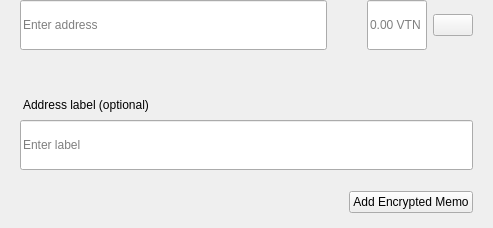
<?xml version="1.0" encoding="UTF-8"?>
<ui version="4.0">
 <class>SendMultiRow</class>
 <widget class="QWidget" name="SendMultiRow">
  <property name="geometry">
   <rect>
    <x>0</x>
    <y>0</y>
    <width>493</width>
    <height>228</height>
   </rect>
  </property>
  <property name="minimumSize">
   <size>
    <width>0</width>
    <height>0</height>
   </size>
  </property>
  <property name="maximumSize">
   <size>
    <width>16777215</width>
    <height>16777215</height>
   </size>
  </property>
  <property name="windowTitle">
   <string>Form</string>
  </property>
  <layout class="QVBoxLayout" name="verticalLayout_3">
   <property name="spacing">
    <number>0</number>
   </property>
   <property name="leftMargin">
    <number>0</number>
   </property>
   <property name="topMargin">
    <number>0</number>
   </property>
   <property name="rightMargin">
    <number>20</number>
   </property>
   <property name="bottomMargin">
    <number>5</number>
   </property>
   <item alignment="Qt::AlignTop">
    <widget class="QWidget" name="widget" native="true">
     <property name="sizePolicy">
      <sizepolicy hsizetype="Expanding" vsizetype="Maximum">
       <horstretch>0</horstretch>
       <verstretch>0</verstretch>
      </sizepolicy>
     </property>
     <property name="minimumSize">
      <size>
       <width>0</width>
       <height>60</height>
      </size>
     </property>
     <property name="maximumSize">
      <size>
       <width>16777215</width>
       <height>85</height>
      </size>
     </property>
     <layout class="QHBoxLayout" name="horizontalLayout" stretch="6,0,2">
      <property name="spacing">
       <number>0</number>
      </property>
      <property name="leftMargin">
       <number>8</number>
      </property>
      <property name="topMargin">
       <number>0</number>
      </property>
      <property name="rightMargin">
       <number>0</number>
      </property>
      <property name="bottomMargin">
       <number>0</number>
      </property>
      <item alignment="Qt::AlignTop">
       <widget class="QStackedWidget" name="stackedAddress">
        <property name="minimumSize">
         <size>
          <width>0</width>
          <height>50</height>
         </size>
        </property>
        <property name="maximumSize">
         <size>
          <width>16777215</width>
          <height>50</height>
         </size>
        </property>
        <widget class="QWidget" name="page_4">
         <property name="sizePolicy">
          <sizepolicy hsizetype="Expanding" vsizetype="Preferred">
           <horstretch>0</horstretch>
           <verstretch>0</verstretch>
          </sizepolicy>
         </property>
         <property name="minimumSize">
          <size>
           <width>0</width>
           <height>50</height>
          </size>
         </property>
         <property name="maximumSize">
          <size>
           <width>16777215</width>
           <height>55</height>
          </size>
         </property>
         <layout class="QVBoxLayout" name="verticalLayout_7">
          <property name="spacing">
           <number>0</number>
          </property>
          <property name="leftMargin">
           <number>12</number>
          </property>
          <property name="topMargin">
           <number>0</number>
          </property>
          <property name="rightMargin">
           <number>0</number>
          </property>
          <property name="bottomMargin">
           <number>0</number>
          </property>
          <item>
           <widget class="QLineEdit" name="lineEditAddress">
            <property name="minimumSize">
             <size>
              <width>0</width>
              <height>50</height>
             </size>
            </property>
            <property name="maximumSize">
             <size>
              <width>16777215</width>
              <height>50</height>
             </size>
            </property>
            <property name="placeholderText">
             <string>Enter address</string>
            </property>
           </widget>
          </item>
         </layout>
        </widget>
        <widget class="QWidget" name="page_3"/>
       </widget>
      </item>
      <item>
       <spacer name="horizontalSpacer_3">
        <property name="orientation">
         <enum>Qt::Horizontal</enum>
        </property>
        <property name="sizeType">
         <enum>QSizePolicy::Fixed</enum>
        </property>
        <property name="sizeHint" stdset="0">
         <size>
          <width>40</width>
          <height>20</height>
         </size>
        </property>
       </spacer>
      </item>
      <item>
       <layout class="QHBoxLayout" name="horizontalLayout_2">
        <property name="spacing">
         <number>6</number>
        </property>
        <item alignment="Qt::AlignTop">
         <widget class="QLineEdit" name="lineEditAmount">
          <property name="sizePolicy">
           <sizepolicy hsizetype="Expanding" vsizetype="Preferred">
            <horstretch>0</horstretch>
            <verstretch>0</verstretch>
           </sizepolicy>
          </property>
          <property name="minimumSize">
           <size>
            <width>0</width>
            <height>50</height>
           </size>
          </property>
          <property name="maximumSize">
           <size>
            <width>16777215</width>
            <height>50</height>
           </size>
          </property>
          <property name="maxLength">
           <number>17</number>
          </property>
          <property name="alignment">
           <set>Qt::AlignLeading|Qt::AlignLeft|Qt::AlignVCenter</set>
          </property>
          <property name="placeholderText">
           <string notr="true">0.00 VTN</string>
          </property>
         </widget>
        </item>
        <item>
         <layout class="QVBoxLayout" name="verticalLayout">
          <property name="topMargin">
           <number>14</number>
          </property>
          <property name="bottomMargin">
           <number>0</number>
          </property>
          <item alignment="Qt::AlignTop">
           <widget class="QPushButton" name="btnMenu">
            <property name="minimumSize">
             <size>
              <width>0</width>
              <height>0</height>
             </size>
            </property>
            <property name="maximumSize">
             <size>
              <width>16777215</width>
              <height>16777215</height>
             </size>
            </property>
            <property name="focusPolicy">
             <enum>Qt::NoFocus</enum>
            </property>
            <property name="text">
             <string/>
            </property>
           </widget>
          </item>
         </layout>
        </item>
       </layout>
      </item>
     </layout>
    </widget>
   </item>
   <item>
    <widget class="QWidget" name="layoutLabel" native="true">
     <property name="minimumSize">
      <size>
       <width>0</width>
       <height>0</height>
      </size>
     </property>
     <property name="maximumSize">
      <size>
       <width>16777215</width>
       <height>16777215</height>
      </size>
     </property>
     <layout class="QVBoxLayout" name="verticalLayout_9">
      <property name="spacing">
       <number>6</number>
      </property>
      <property name="leftMargin">
       <number>20</number>
      </property>
      <property name="topMargin">
       <number>0</number>
      </property>
      <property name="rightMargin">
       <number>0</number>
      </property>
      <property name="bottomMargin">
       <number>10</number>
      </property>
      <item>
       <spacer name="verticalSpacer">
        <property name="orientation">
         <enum>Qt::Vertical</enum>
        </property>
        <property name="sizeType">
         <enum>QSizePolicy::Fixed</enum>
        </property>
        <property name="sizeHint" stdset="0">
         <size>
          <width>20</width>
          <height>20</height>
         </size>
        </property>
       </spacer>
      </item>
      <item>
       <widget class="QLabel" name="labelSubtitleDescription">
        <property name="styleSheet">
         <string notr="true">margin-bottom:2px;
margin-left:0.05px;
padding:0px;</string>
        </property>
        <property name="text">
         <string>Address label (optional)</string>
        </property>
       </widget>
      </item>
      <item>
       <widget class="QLineEdit" name="lineEditDescription">
        <property name="minimumSize">
         <size>
          <width>0</width>
          <height>50</height>
         </size>
        </property>
        <property name="maximumSize">
         <size>
          <width>16777215</width>
          <height>50</height>
         </size>
        </property>
        <property name="placeholderText">
         <string>Enter label</string>
        </property>
       </widget>
      </item>
      <item>
       <spacer name="verticalSpacer_2">
        <property name="orientation">
         <enum>Qt::Vertical</enum>
        </property>
        <property name="sizeType">
         <enum>QSizePolicy::Fixed</enum>
        </property>
        <property name="sizeHint" stdset="0">
         <size>
          <width>20</width>
          <height>15</height>
         </size>
        </property>
       </spacer>
      </item>
      <item>
       <widget class="QWidget" name="containerMemo" native="true">
        <layout class="QHBoxLayout" name="horizontalLayout_5">
         <property name="leftMargin">
          <number>0</number>
         </property>
         <property name="topMargin">
          <number>0</number>
         </property>
         <property name="rightMargin">
          <number>0</number>
         </property>
         <property name="bottomMargin">
          <number>0</number>
         </property>
         <item>
          <spacer name="horizontalSpacer">
           <property name="orientation">
            <enum>Qt::Horizontal</enum>
           </property>
           <property name="sizeHint" stdset="0">
            <size>
             <width>40</width>
             <height>20</height>
            </size>
           </property>
          </spacer>
         </item>
         <item>
          <widget class="QPushButton" name="btnAddMemo">
           <property name="text">
            <string notr="true">Add Encrypted Memo</string>
           </property>
          </widget>
         </item>
        </layout>
       </widget>
      </item>
     </layout>
    </widget>
   </item>
  </layout>
 </widget>
 <resources/>
 <connections/>
</ui>
